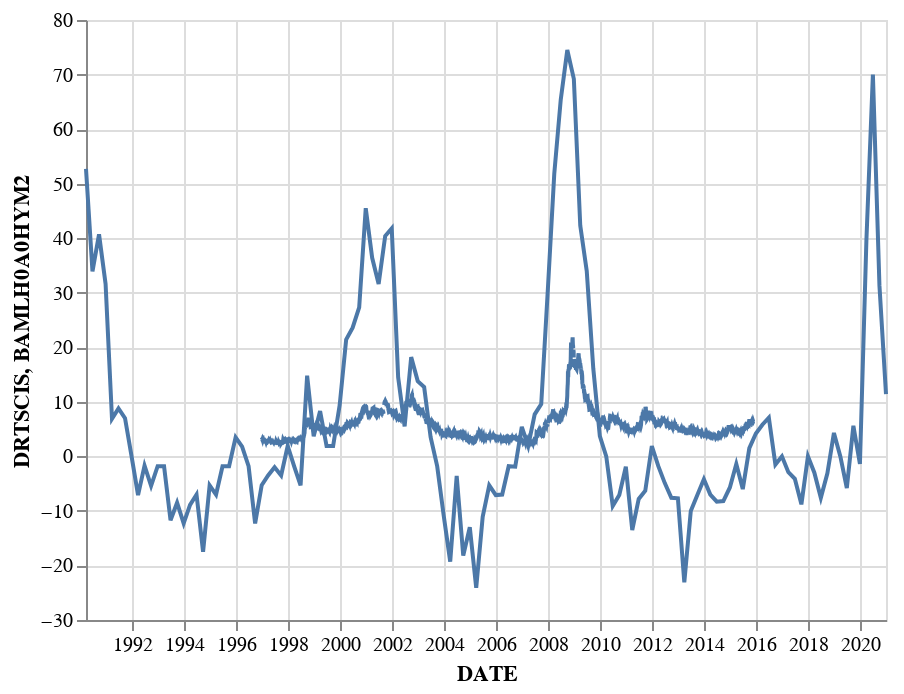

The notebook cell this image was saved under:
### Code cell
l1=alt.Chart(df1.reset_index())\
    .mark_line(
    line=True
    ).encode(
    x='DATE:T',
    y='DRTSCIS:Q'
)
l2=alt.Chart(df2.reset_index().head(5000))\
    .mark_line(
    line=True
    ).encode(
    x='DATE:T',
    y='BAMLH0A0HYM2:Q'
)
l1+l2

### Figure 1 — Vega-Lite specification as saved in the notebook (floating-point values rounded to 4 significant figures; data arrays with more than 128 entries replaced by an {"elided": "..."} marker saying what was removed)
{"config": {"view": {"continuousWidth": 400, "continuousHeight": 300}}, "layer": [{"data": {"name": "data-a9f78dfb515782c39d824e3009b1f818"}, "mark": {"type": "line", "line": true}, "encoding": {"x": {"type": "temporal", "field": "DATE"}, "y": {"type": "quantitative", "field": "DRTSCIS"}}}, {"data": {"name": "data-421c4a1c2dd36148479f9baaf092976f"}, "mark": {"type": "line", "line": true}, "encoding": {"x": {"type": "temporal", "field": "DATE"}, "y": {"type": "quantitative", "field": "BAMLH0A0HYM2"}}}], "$schema": "https://vega.github.io/schema/vega-lite/v4.8.1.json", "datasets": {"data-a9f78dfb515782c39d824e3009b1f818": [{"DATE": "1990-04-01T00:00:00", "DRTSCIS": 52.7}, {"DATE": "1990-07-01T00:00:00", "DRTSCIS": 33.9}, {"DATE": "1990-10-01T00:00:00", "DRTSCIS": 40.7}, {"DATE": "1991-01-01T00:00:00", "DRTSCIS": 31.6}, {"DATE": "1991-04-01T00:00:00", "DRTSCIS": 6.9}, {"DATE": "1991-07-01T00:00:00", "DRTSCIS": 8.8}, {"DATE": "1991-10-01T00:00:00", "DRTSCIS": 7.0}, {"DATE": "1992-01-01T00:00:00", "DRTSCIS": 0.0}, {"DATE": "1992-04-01T00:00:00", "DRTSCIS": -7.1}, {"DATE": "1992-07-01T00:00:00", "DRTSCIS": -1.7}, {"DATE": "1992-10-01T00:00:00", "DRTSCIS": -5.4}, {"DATE": "1993-01-01T00:00:00", "DRTSCIS": -1.8}, {"DATE": "1993-04-01T00:00:00", "DRTSCIS": -1.8}, {"DATE": "1993-07-01T00:00:00", "DRTSCIS": -11.7}, {"DATE": "1993-10-01T00:00:00", "DRTSCIS": -8.5}, {"DATE": "1994-01-01T00:00:00", "DRTSCIS": -12.3}, {"DATE": "1994-04-01T00:00:00", "DRTSCIS": -8.9}, {"DATE": "1994-07-01T00:00:00", "DRTSCIS": -7.0}, {"DATE": "1994-10-01T00:00:00", "DRTSCIS": -17.5}, {"DATE": "1995-01-01T00:00:00", "DRTSCIS": -5.3}, {"DATE": "1995-04-01T00:00:00", "DRTSCIS": -7.0}, {"DATE": "1995-07-01T00:00:00", "DRTSCIS": -1.8}, {"DATE": "1995-10-01T00:00:00", "DRTSCIS": -1.8}, {"DATE": "1996-01-01T00:00:00", "DRTSCIS": 3.5}, {"DATE": "1996-04-01T00:00:00", "DRTSCIS": 1.8}, {"DATE": "1996-07-01T00:00:00", "DRTSCIS": -1.8}, {"DATE": "1996-10-01T00:00:00", "DRTSCIS": -12.3}, {"DATE": "1997-01-01T00:00:00", "DRTSCIS": -5.3}, {"DATE": "1997-04-01T00:00:00", "DRTSCIS": -3.5}, {"DATE": "1997-07-01T00:00:00", "DRTSCIS": -2.0}, {"DATE": "1997-10-01T00:00:00", "DRTSCIS": -3.5}, {"DATE": "1998-01-01T00:00:00", "DRTSCIS": 1.9}, {"DATE": "1998-04-01T00:00:00", "DRTSCIS": -1.8}, {"DATE": "1998-07-01T00:00:00", "DRTSCIS": -5.3}, {"DATE": "1998-10-01T00:00:00", "DRTSCIS": 14.8}, {"DATE": "1999-01-01T00:00:00", "DRTSCIS": 3.7}, {"DATE": "1999-04-01T00:00:00", "DRTSCIS": 8.3}, {"DATE": "1999-07-01T00:00:00", "DRTSCIS": 1.9}, {"DATE": "1999-10-01T00:00:00", "DRTSCIS": 1.9}, {"DATE": "2000-01-01T00:00:00", "DRTSCIS": 9.4}, {"DATE": "2000-04-01T00:00:00", "DRTSCIS": 21.4}, {"DATE": "2000-07-01T00:00:00", "DRTSCIS": 23.6}, {"DATE": "2000-10-01T00:00:00", "DRTSCIS": 27.3}, {"DATE": "2001-01-01T00:00:00", "DRTSCIS": 45.5}, {"DATE": "2001-04-01T00:00:00", "DRTSCIS": 36.4}, {"DATE": "2001-07-01T00:00:00", "DRTSCIS": 31.6}, {"DATE": "2001-10-01T00:00:00", "DRTSCIS": 40.4}, {"DATE": "2002-01-01T00:00:00", "DRTSCIS": 41.8}, {"DATE": "2002-04-01T00:00:00", "DRTSCIS": 14.5}, {"DATE": "2002-07-01T00:00:00", "DRTSCIS": 5.5}, {"DATE": "2002-10-01T00:00:00", "DRTSCIS": 18.2}, {"DATE": "2003-01-01T00:00:00", "DRTSCIS": 13.8}, {"DATE": "2003-04-01T00:00:00", "DRTSCIS": 12.7}, {"DATE": "2003-07-01T00:00:00", "DRTSCIS": 3.5}, {"DATE": "2003-10-01T00:00:00", "DRTSCIS": -1.8}, {"DATE": "2004-01-01T00:00:00", "DRTSCIS": -10.9}, {"DATE": "2004-04-01T00:00:00", "DRTSCIS": -19.3}, {"DATE": "2004-07-01T00:00:00", "DRTSCIS": -3.6}, {"DATE": "2004-10-01T00:00:00", "DRTSCIS": -18.2}, {"DATE": "2005-01-01T00:00:00", "DRTSCIS": -13.0}, {"DATE": "2005-04-01T00:00:00", "DRTSCIS": -24.1}, {"DATE": "2005-07-01T00:00:00", "DRTSCIS": -11.1}, {"DATE": "2005-10-01T00:00:00", "DRTSCIS": -5.3}, {"DATE": "2006-01-01T00:00:00", "DRTSCIS": -7.1}, {"DATE": "2006-04-01T00:00:00", "DRTSCIS": -7.0}, {"DATE": "2006-07-01T00:00:00", "DRTSCIS": -1.8}, {"DATE": "2006-10-01T00:00:00", "DRTSCIS": -1.9}, {"DATE": "2007-01-01T00:00:00", "DRTSCIS": 5.4}, {"DATE": "2007-04-01T00:00:00", "DRTSCIS": 1.9}, {"DATE": "2007-07-01T00:00:00", "DRTSCIS": 7.7}, {"DATE": "2007-10-01T00:00:00", "DRTSCIS": 9.6}, {"DATE": "2008-01-01T00:00:00", "DRTSCIS": 30.4}, {"DATE": "2008-04-01T00:00:00", "DRTSCIS": 51.8}, {"DATE": "2008-07-01T00:00:00", "DRTSCIS": 65.4}, {"DATE": "2008-10-01T00:00:00", "DRTSCIS": 74.5}, {"DATE": "2009-01-01T00:00:00", "DRTSCIS": 69.2}, {"DATE": "2009-04-01T00:00:00", "DRTSCIS": 42.3}, {"DATE": "2009-07-01T00:00:00", "DRTSCIS": 34.0}, {"DATE": "2009-10-01T00:00:00", "DRTSCIS": 16.1}, {"DATE": "2010-01-01T00:00:00", "DRTSCIS": 3.7}, {"DATE": "2010-04-01T00:00:00", "DRTSCIS": 0.0}, {"DATE": "2010-07-01T00:00:00", "DRTSCIS": -9.1}, {"DATE": "2010-10-01T00:00:00", "DRTSCIS": -7.1}, {"DATE": "2011-01-01T00:00:00", "DRTSCIS": -1.9}, {"DATE": "2011-04-01T00:00:00", "DRTSCIS": -13.5}, {"DATE": "2011-07-01T00:00:00", "DRTSCIS": -7.8}, {"DATE": "2011-10-01T00:00:00", "DRTSCIS": -6.3}, {"DATE": "2012-01-01T00:00:00", "DRTSCIS": 1.9}, {"DATE": "2012-04-01T00:00:00", "DRTSCIS": -1.8}, {"DATE": "2012-07-01T00:00:00", "DRTSCIS": -4.9}, {"DATE": "2012-10-01T00:00:00", "DRTSCIS": -7.6}, {"DATE": "2013-01-01T00:00:00", "DRTSCIS": -7.7}, {"DATE": "2013-04-01T00:00:00", "DRTSCIS": -23.1}, {"DATE": "2013-07-01T00:00:00", "DRTSCIS": -10.0}, {"DATE": "2013-10-01T00:00:00", "DRTSCIS": -7.1}, {"DATE": "2014-01-01T00:00:00", "DRTSCIS": -4.2}, {"DATE": "2014-04-01T00:00:00", "DRTSCIS": -7.0}, {"DATE": "2014-07-01T00:00:00", "DRTSCIS": -8.3}, {"DATE": "2014-10-01T00:00:00", "DRTSCIS": -8.2}, {"DATE": "2015-01-01T00:00:00", "DRTSCIS": -5.7}, {"DATE": "2015-04-01T00:00:00", "DRTSCIS": -1.4}, {"DATE": "2015-07-01T00:00:00", "DRTSCIS": -6.0}, {"DATE": "2015-10-01T00:00:00", "DRTSCIS": 1.5}, {"DATE": "2016-01-01T00:00:00", "DRTSCIS": 4.2}, {"DATE": "2016-04-01T00:00:00", "DRTSCIS": 5.8}, {"DATE": "2016-07-01T00:00:00", "DRTSCIS": 7.1}, {"DATE": "2016-10-01T00:00:00", "DRTSCIS": -1.5}, {"DATE": "2017-01-01T00:00:00", "DRTSCIS": 0.0}, {"DATE": "2017-04-01T00:00:00", "DRTSCIS": -2.9}, {"DATE": "2017-07-01T00:00:00", "DRTSCIS": -4.1}, {"DATE": "2017-10-01T00:00:00", "DRTSCIS": -8.8}, {"DATE": "2018-01-01T00:00:00", "DRTSCIS": 0.0}, {"DATE": "2018-04-01T00:00:00", "DRTSCIS": -3.0}, {"DATE": "2018-07-01T00:00:00", "DRTSCIS": -7.6}, {"DATE": "2018-10-01T00:00:00", "DRTSCIS": -3.1}, {"DATE": "2019-01-01T00:00:00", "DRTSCIS": 4.3}, {"DATE": "2019-04-01T00:00:00", "DRTSCIS": 0.0}, {"DATE": "2019-07-01T00:00:00", "DRTSCIS": -5.8}, {"DATE": "2019-10-01T00:00:00", "DRTSCIS": 5.6}, {"DATE": "2020-01-01T00:00:00", "DRTSCIS": -1.4}, {"DATE": "2020-04-01T00:00:00", "DRTSCIS": 39.7}, {"DATE": "2020-07-01T00:00:00", "DRTSCIS": 70.0}, {"DATE": "2020-10-01T00:00:00", "DRTSCIS": 31.3}, {"DATE": "2021-01-01T00:00:00", "DRTSCIS": 11.4}], "data-421c4a1c2dd36148479f9baaf092976f": {"elided": "5000 records"}}}
